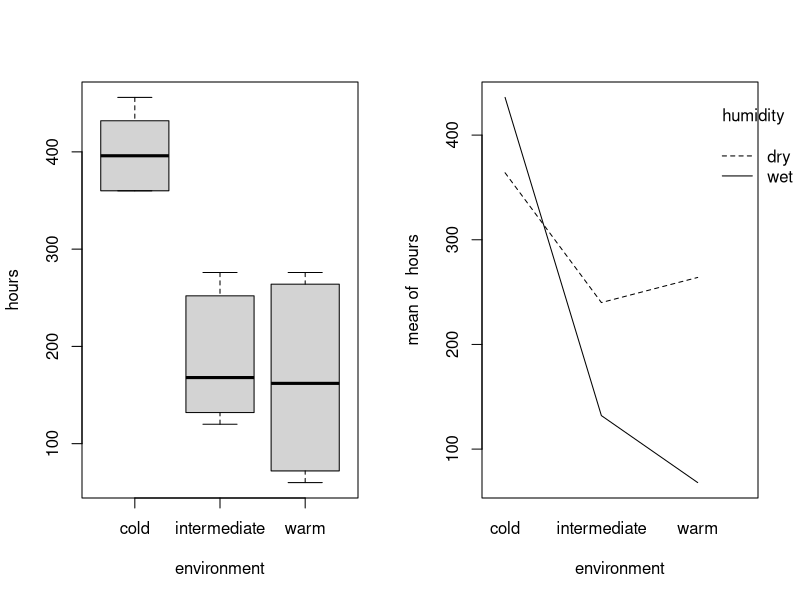
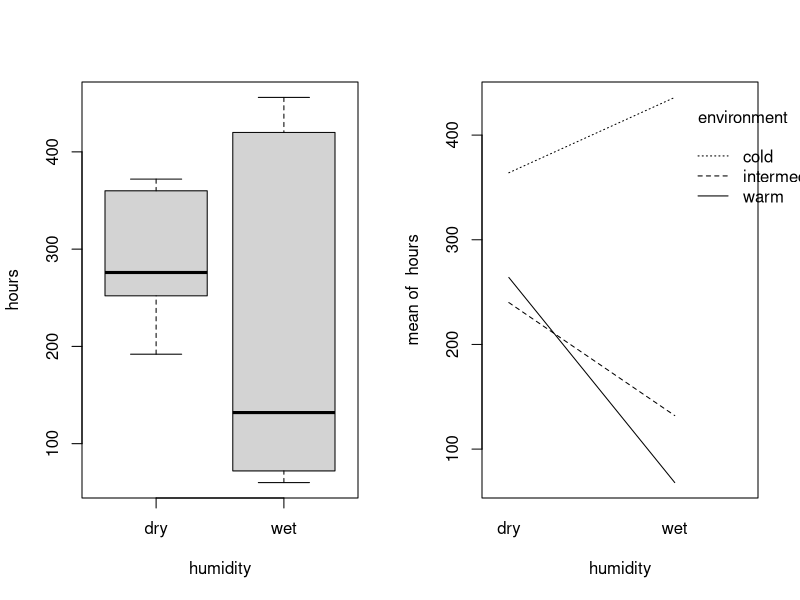
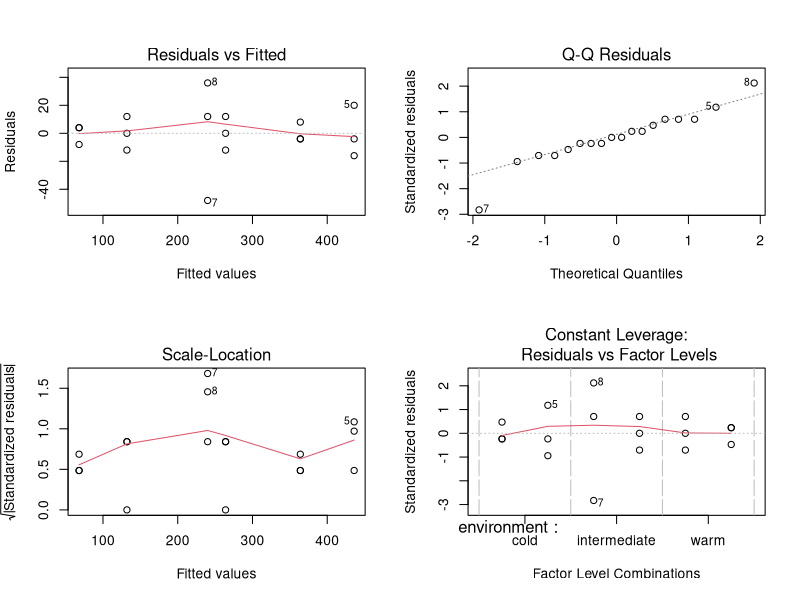
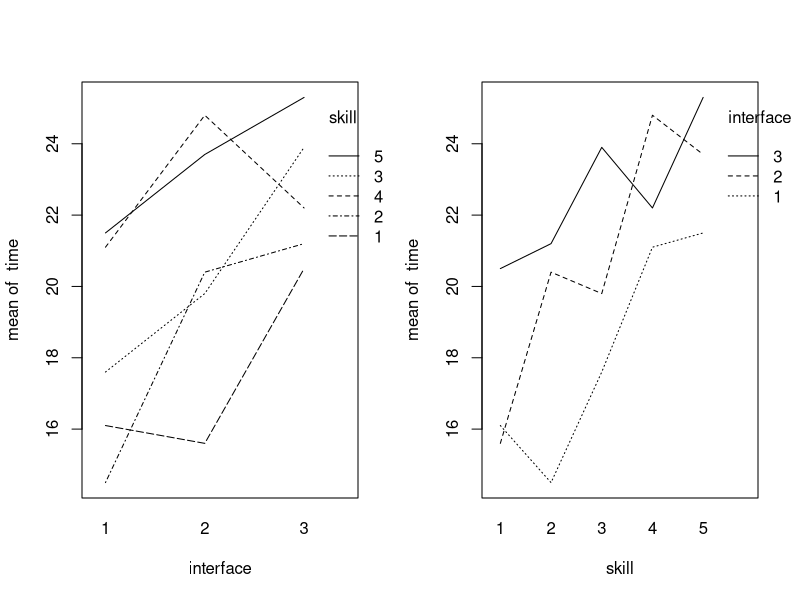
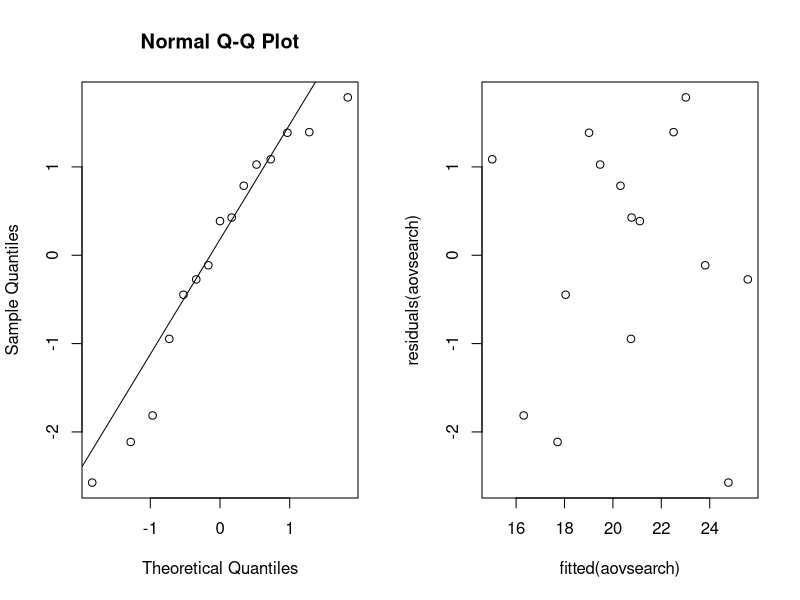
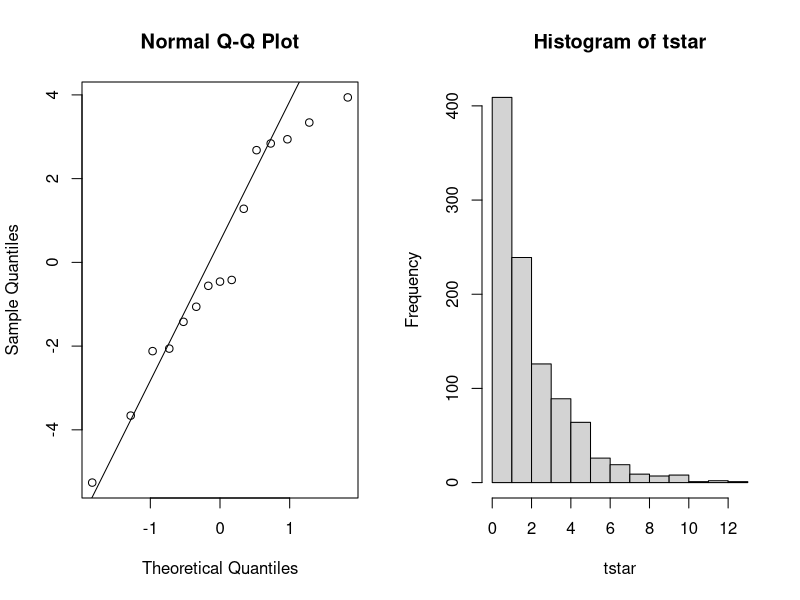
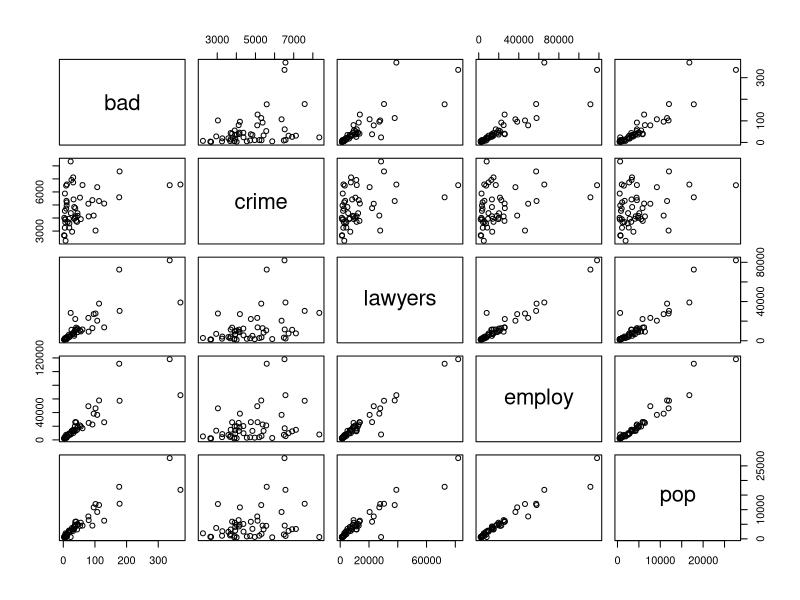
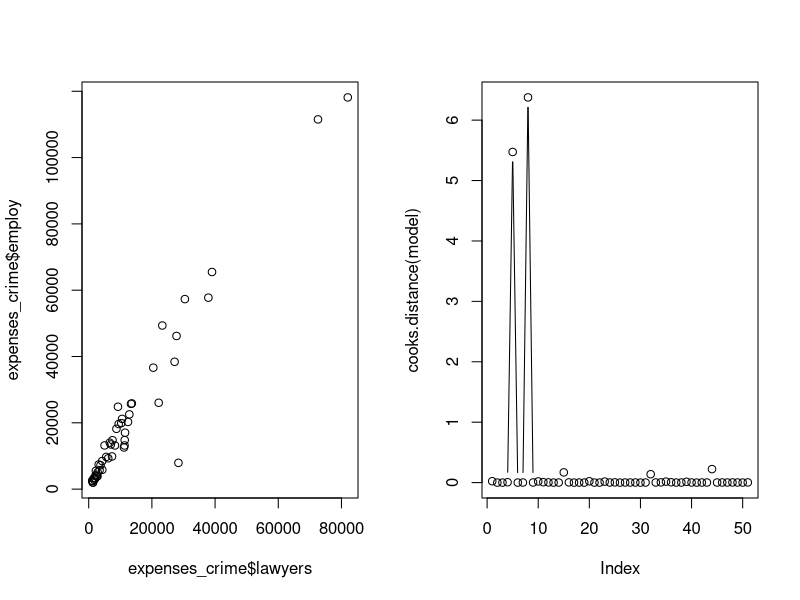

Reproduce these figures in R, in order.
## ---- chunk 1
knitr::opts_chunk$set(fig.height = 3)
options(show.signif.stars=FALSE)
## ---- chunk 2
bread = read.table(file = 'data/bread.txt', header = TRUE)
## ---- chunk 3
# The randomization process for 18 slices
# Take hours column from the data
hrs = as.vector(as.matrix(bread$hours))
# Create environment column
env = rep(c('cold', 'intermediate', 'warm'), each = 6)
# Create humidity column
humi = rep(c('dry', 'wet'), each = 3)
# Converting to data frame
head(data.frame(cbind(hrs, env, humi)))
## ---- chunk 4
# Divide into two columns
par(mfrow=c(1, 2))
attach(bread)
# Boxplot vs interaction plot in hours~environment
boxplot(hours~environment, data = bread)
interaction.plot(environment, humidity, hours, fixed = TRUE)
# Boxplot vs interaction plot in hours~humidity
boxplot(hours~humidity, data = bread)
interaction.plot(humidity, environment, hours, fixed = TRUE)
## ---- chunk 5
# Creating linear model and ANOVA test
breadaov = lm(hours~environment*humidity, data = bread); anova(breadaov)
p_interaction = anova(breadaov)$Pr[3]
## ---- chunk 6
summary(breadaov)[4]
## ---- chunk 7
par(mfrow=c(2, 2))
# Plot the linear fitted model graphs
plot(breadaov)
## ---- chunk 8
search = read.table("data/search.txt", header=TRUE)
## ---- chunk 9
N = 1 #
I = 3 
B = 5
for (i in 1:B){
  print(sample(1:(N*I)))
}
## ---- chunk 10

attach(search)

par(mfrow=c(1,2))
interaction.plot(interface,skill,time)
interaction.plot(skill,interface,time)
## ---- chunk 11
search$skill = as.factor(search$skill)
search$interface = as.factor(search$interface)

aovsearch=lm(time~interface+skill, data=search); anova(aovsearch)
## ---- chunk 12
summary(aovsearch)[4]
## ---- chunk 13
qqnorm(residuals(aovsearch));qqline(residuals(aovsearch))
## ---- chunk 14
plot(fitted(aovsearch),residuals(aovsearch))
## ---- chunk 15
friedman.test(time,interface,skill)
## ---- chunk 16
aovsearch2 = lm(time~interface, data=search); anova(aovsearch2)
## ---- chunk 17
qqnorm(residuals(aovsearch2))
qqline(residuals(aovsearch2))
## ---- chunk 18
library(lme4)
## ---- chunk 19
cow = read.table("data/cow.txt", header=TRUE)
## ---- chunk 20
aovcow = lm(milk~id+per+treatment,data=cow)
anova(aovcow)
## ---- chunk 21
cow$id = factor(cow$id); cow$per=factor(cow$per)
cowlm = lm(milk~treatment+per+id, data=cow)
summary(cowlm)
## ---- chunk 22
attach(cow)
cowlmer1 = lmer(milk~treatment+order+per+(1|id),REML=FALSE)
cowlmer2 = lmer(milk~order+per+(1|id),REML=FALSE)
anova(cowlmer2,cowlmer1)
## ---- chunk 23
summary(cowlmer1)
## ---- chunk 24
attach(cow)
t.test(milk[treatment=="A"],milk[treatment=="B"],paired=TRUE)
## ---- chunk 25
nauseatable = read.table(file = 'data/nauseatable.txt', header = TRUE)
## ---- chunk 26
table_to_vector = unlist(nauseatable,  use.names = FALSE)
# Create nausea column, possible values 0 (No Nausea), 1(Nausea)
nausea = rep(c('0', '1'), each = 3, times = c(table_to_vector))
med = c('Chlorpromazine','Pentobarbital(100mg)','Pentobarbital(150mg)')
# Create medicine column, contains name of all the medicines
medicine = rep(c(med,med), each = 1, times = c(table_to_vector))
df = data.frame(cbind(nausea, medicine))
(df[c(1,101,133,181,233,268),])
## ---- chunk 27
xtabs(~medicine+nausea)
## ---- chunk 28
#options(scipen = 999)
meds = factor(medicine)
mystat=function(x) sum(residuals(x)^2)
B=1000
tstar=numeric(B)
for (i in 1:B) {
  treatstar=sample(medicine)
  tstar[i]=chisq.test(xtabs(~treatstar+nausea, data = nauseatable))[[1]]
}
myt=chisq.test(xtabs(~medicine+nausea, data = nauseatable))[[1]]
myt
hist(tstar)
## ---- chunk 29
pl = sum(tstar<myt)/B 
pr = sum(tstar>myt)/B
pmin = min(pl,pr) 
(pvalue = pmin)
## ---- chunk 30
(pvalue_chisq = chisq.test(xtabs(~medicine+nausea, data = nauseatable))[[3]])
(pvalue_tstar=pmin)
## ---- chunk 31
expenses_crime = read.table(file = 'data/expensescrime.txt', header = TRUE)
## ---- chunk 32
# Step Up method
summary(lm( expend~bad ,data = expenses_crime))[[9]]
summary(lm( expend~crime ,data = expenses_crime))[[9]]
summary(lm( expend~lawyers ,data = expenses_crime))[[9]]
summary(lm( expend~employ ,data = expenses_crime))[[9]]
summary(lm( expend~pop ,data = expenses_crime))[[9]]
## ---- chunk 33
summary(lm( expend~employ+bad ,data = expenses_crime))[[9]]
summary(lm( expend~employ+crime ,data = expenses_crime))[[9]]
summary(lm( expend~employ+lawyers ,data = expenses_crime))[[9]]
summary(lm( expend~employ+pop ,data = expenses_crime))[[9]]
## ---- chunk 34
summary(lm( expend~employ+lawyers+bad ,data = expenses_crime))[[9]]
summary(lm( expend~employ+lawyers+crime ,data = expenses_crime))[[9]]
summary(lm( expend~employ+lawyers+pop ,data = expenses_crime))[[9]]
## ---- chunk 35
#Final model for the step up approach
summary(lm( expend~employ+lawyers ,data = expenses_crime))[8]
## ---- chunk 36
summary(lm( expend~bad+crime+lawyers+employ+pop ,data = expenses_crime))[[4]]
## ---- chunk 37
summary(lm( expend~bad+lawyers+employ+pop ,data = expenses_crime))[[4]]

## ---- chunk 38
#Final model using Step down method
summary(lm( expend~lawyers+employ+pop ,data = expenses_crime))[[4]]

## ---- chunk 39
summary(lm( expend~lawyers+employ ,data = expenses_crime))[8]

## ---- chunk 40
plot(expenses_crime[,c(3:7)])
## ---- chunk 41
plot(expenses_crime$lawyers, expenses_crime$employ)
## ---- chunk 42
model = lm( expend~lawyers+employ ,data = expenses_crime)
round(cooks.distance(model),2)
plot(cooks.distance(model),type="b")
## ---- chunk 43
library(car)
influencePlot(model, main="Influence Plot", sub="Circle size corresponds Cook's Distance")
## ---- chunk 44
cor(expenses_crime[,c(3:7)])[24]
plot(expenses_crime$pop, expenses_crime$employ)
## ---- chunk 45
model1 = lm( expend~lawyers+employ+pop ,data = expenses_crime)
vif(model)
vif(model1)
## ---- chunk 46
model_new = lm( expend~lawyers ,data = expenses_crime)
## ---- chunk 47
lw_model = lm( expend~lawyers ,data = expenses_crime)
em_model = lm( expend~employ ,data = expenses_crime)

par(mfrow=c(1, 2))
plot(residuals(lw_model),expenses_crime$lawyers)
plot(residuals(em_model),expenses_crime$employ)
## ---- chunk 48
qqnorm(residuals(model));qqline(residuals(model))
